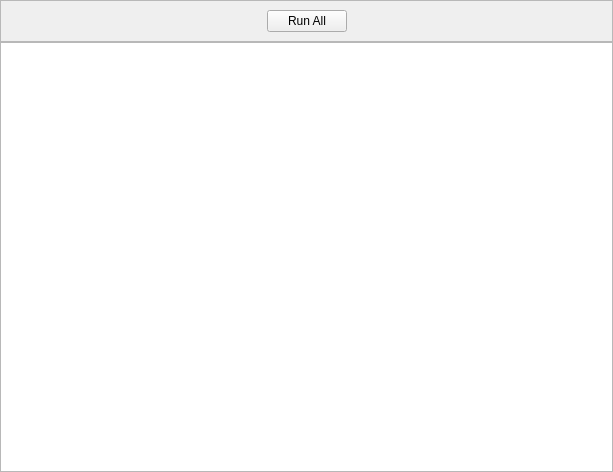
<?xml version="1.0" encoding="UTF-8"?>
<ui version="4.0">
 <class>RuntimeForm</class>
 <widget class="QWidget" name="RuntimeForm">
  <property name="geometry">
   <rect>
    <x>0</x>
    <y>0</y>
    <width>613</width>
    <height>472</height>
   </rect>
  </property>
  <property name="windowTitle">
   <string>Form</string>
  </property>
  <layout class="QVBoxLayout" name="verticalLayout" stretch="0,0">
   <property name="spacing">
    <number>0</number>
   </property>
   <property name="leftMargin">
    <number>0</number>
   </property>
   <property name="topMargin">
    <number>0</number>
   </property>
   <property name="rightMargin">
    <number>0</number>
   </property>
   <property name="bottomMargin">
    <number>0</number>
   </property>
   <item>
    <widget class="QFrame" name="frame">
     <property name="frameShape">
      <enum>QFrame::StyledPanel</enum>
     </property>
     <property name="frameShadow">
      <enum>QFrame::Raised</enum>
     </property>
     <layout class="QHBoxLayout" name="horizontalLayout">
      <item>
       <spacer name="horizontalSpacer">
        <property name="orientation">
         <enum>Qt::Horizontal</enum>
        </property>
        <property name="sizeHint" stdset="0">
         <size>
          <width>248</width>
          <height>20</height>
         </size>
        </property>
       </spacer>
      </item>
      <item>
       <widget class="QPushButton" name="pushButton">
        <property name="text">
         <string>Run All</string>
        </property>
       </widget>
      </item>
      <item>
       <spacer name="horizontalSpacer_2">
        <property name="orientation">
         <enum>Qt::Horizontal</enum>
        </property>
        <property name="sizeHint" stdset="0">
         <size>
          <width>247</width>
          <height>20</height>
         </size>
        </property>
       </spacer>
      </item>
     </layout>
    </widget>
   </item>
   <item>
    <widget class="QListWidget" name="listWidget"/>
   </item>
  </layout>
 </widget>
 <resources/>
 <connections/>
</ui>
